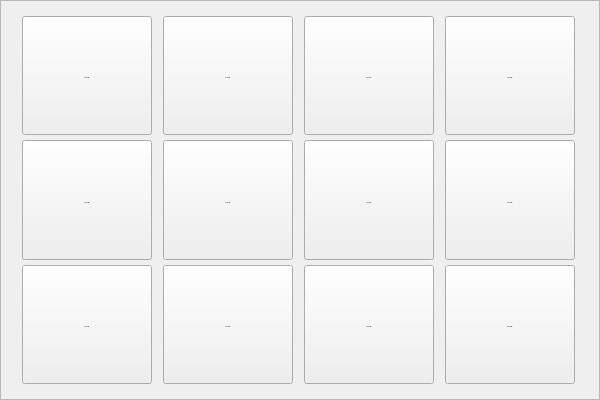
       <widget class="QStackedWidget" name="Button_stackedWidget">
        <property name="enabled">
         <bool>true</bool>
        </property>
        <property name="sizePolicy">
         <sizepolicy hsizetype="Preferred" vsizetype="Preferred">
          <horstretch>0</horstretch>
          <verstretch>0</verstretch>
         </sizepolicy>
        </property>
        <property name="minimumSize">
         <size>
          <width>600</width>
          <height>400</height>
         </size>
        </property>
        <property name="maximumSize">
         <size>
          <width>600</width>
          <height>430</height>
         </size>
        </property>
        <property name="baseSize">
         <size>
          <width>0</width>
          <height>0</height>
         </size>
        </property>
        <property name="font">
         <font>
          <pointsize>5</pointsize>
         </font>
        </property>
        <property name="cursor">
         <cursorShape>ArrowCursor</cursorShape>
        </property>
        <property name="focusPolicy">
         <enum>Qt::FocusPolicy::TabFocus</enum>
        </property>
        <property name="contextMenuPolicy">
         <enum>Qt::ContextMenuPolicy::CustomContextMenu</enum>
        </property>
        <property name="layoutDirection">
         <enum>Qt::LayoutDirection::LeftToRight</enum>
        </property>
        <property name="locale">
         <locale language="Russian" country="Russia"/>
        </property>
        <property name="frameShape">
         <enum>QFrame::Shape::StyledPanel</enum>
        </property>
        <property name="frameShadow">
         <enum>QFrame::Shadow::Plain</enum>
        </property>
        <property name="lineWidth">
         <number>1</number>
        </property>
        <property name="currentIndex">
         <number>0</number>
        </property>
        <widget class="QWidget" name="page_1">
         <property name="enabled">
          <bool>true</bool>
         </property>
         <property name="sizePolicy">
          <sizepolicy hsizetype="Expanding" vsizetype="Expanding">
           <horstretch>0</horstretch>
           <verstretch>0</verstretch>
          </sizepolicy>
         </property>
         <property name="focusPolicy">
          <enum>Qt::FocusPolicy::TabFocus</enum>
         </property>
         <property name="toolTipDuration">
          <number>-1</number>
         </property>
         <property name="layoutDirection">
          <enum>Qt::LayoutDirection::LeftToRight</enum>
         </property>
         <property name="autoFillBackground">
          <bool>false</bool>
         </property>
         <layout class="QGridLayout" name="gridLayout_2">
          <property name="leftMargin">
           <number>10</number>
          </property>
          <property name="topMargin">
           <number>10</number>
          </property>
          <property name="rightMargin">
           <number>10</number>
          </property>
          <property name="bottomMargin">
           <number>10</number>
          </property>
          <property name="spacing">
           <number>5</number>
          </property>
          <item row="0" column="0">
           <widget class="QFrame" name="Button_frame_01">
            <property name="enabled">
             <bool>true</bool>
            </property>
            <property name="sizePolicy">
             <sizepolicy hsizetype="Preferred" vsizetype="Preferred">
              <horstretch>0</horstretch>
              <verstretch>0</verstretch>
             </sizepolicy>
            </property>
            <property name="focusPolicy">
             <enum>Qt::FocusPolicy::TabFocus</enum>
            </property>
            <property name="layoutDirection">
             <enum>Qt::LayoutDirection::LeftToRight</enum>
            </property>
            <property name="frameShape">
             <enum>QFrame::Shape::NoFrame</enum>
            </property>
            <property name="frameShadow">
             <enum>QFrame::Shadow::Plain</enum>
            </property>
            <property name="lineWidth">
             <number>2</number>
            </property>
            <property name="midLineWidth">
             <number>0</number>
            </property>
            <layout class="QGridLayout" name="gridLayout">
             <property name="leftMargin">
              <number>5</number>
             </property>
             <property name="topMargin">
              <number>5</number>
             </property>
             <property name="rightMargin">
              <number>5</number>
             </property>
             <property name="bottomMargin">
              <number>5</number>
             </property>
             <property name="spacing">
              <number>5</number>
             </property>
             <item row="2" column="1">
              <widget class="QToolButton" name="butt_toolB_10">
               <property name="enabled">
                <bool>true</bool>
               </property>
               <property name="sizePolicy">
                <sizepolicy hsizetype="Expanding" vsizetype="Expanding">
                 <horstretch>0</horstretch>
                 <verstretch>0</verstretch>
                </sizepolicy>
               </property>
               <property name="minimumSize">
                <size>
                 <width>110</width>
                 <height>110</height>
                </size>
               </property>
               <property name="maximumSize">
                <size>
                 <width>130</width>
                 <height>130</height>
                </size>
               </property>
               <property name="focusPolicy">
                <enum>Qt::FocusPolicy::StrongFocus</enum>
               </property>
               <property name="text">
                <string>...</string>
               </property>
               <property name="iconSize">
                <size>
                 <width>70</width>
                 <height>70</height>
                </size>
               </property>
               <property name="checkable">
                <bool>true</bool>
               </property>
               <property name="checked">
                <bool>false</bool>
               </property>
               <property name="autoRepeatDelay">
                <number>600</number>
               </property>
               <property name="autoRepeatInterval">
                <number>300</number>
               </property>
               <property name="popupMode">
                <enum>QToolButton::ToolButtonPopupMode::DelayedPopup</enum>
               </property>
               <property name="toolButtonStyle">
                <enum>Qt::ToolButtonStyle::ToolButtonTextUnderIcon</enum>
               </property>
               <property name="applyShadow" stdset="0">
                <bool>true</bool>
               </property>
              </widget>
             </item>
             <item row="2" column="0">
              <widget class="QToolButton" name="butt_toolB_09">
               <property name="enabled">
                <bool>true</bool>
               </property>
               <property name="sizePolicy">
                <sizepolicy hsizetype="Expanding" vsizetype="Expanding">
                 <horstretch>0</horstretch>
                 <verstretch>0</verstretch>
                </sizepolicy>
               </property>
               <property name="minimumSize">
                <size>
                 <width>110</width>
                 <height>110</height>
                </size>
               </property>
               <property name="maximumSize">
                <size>
                 <width>130</width>
                 <height>130</height>
                </size>
               </property>
               <property name="focusPolicy">
                <enum>Qt::FocusPolicy::StrongFocus</enum>
               </property>
               <property name="text">
                <string>...</string>
               </property>
               <property name="iconSize">
                <size>
                 <width>70</width>
                 <height>70</height>
                </size>
               </property>
               <property name="checkable">
                <bool>true</bool>
               </property>
               <property name="checked">
                <bool>false</bool>
               </property>
               <property name="autoRepeatDelay">
                <number>600</number>
               </property>
               <property name="autoRepeatInterval">
                <number>300</number>
               </property>
               <property name="popupMode">
                <enum>QToolButton::ToolButtonPopupMode::DelayedPopup</enum>
               </property>
               <property name="toolButtonStyle">
                <enum>Qt::ToolButtonStyle::ToolButtonTextUnderIcon</enum>
               </property>
               <property name="applyShadow" stdset="0">
                <bool>true</bool>
               </property>
              </widget>
             </item>
             <item row="0" column="0">
              <widget class="QToolButton" name="butt_toolB_01">
               <property name="enabled">
                <bool>true</bool>
               </property>
               <property name="sizePolicy">
                <sizepolicy hsizetype="Expanding" vsizetype="Expanding">
                 <horstretch>0</horstretch>
                 <verstretch>0</verstretch>
                </sizepolicy>
               </property>
               <property name="minimumSize">
                <size>
                 <width>110</width>
                 <height>110</height>
                </size>
               </property>
               <property name="maximumSize">
                <size>
                 <width>130</width>
                 <height>130</height>
                </size>
               </property>
               <property name="focusPolicy">
                <enum>Qt::FocusPolicy::StrongFocus</enum>
               </property>
               <property name="text">
                <string>...</string>
               </property>
               <property name="iconSize">
                <size>
                 <width>70</width>
                 <height>70</height>
                </size>
               </property>
               <property name="checkable">
                <bool>true</bool>
               </property>
               <property name="checked">
                <bool>false</bool>
               </property>
               <property name="autoRepeatDelay">
                <number>600</number>
               </property>
               <property name="autoRepeatInterval">
                <number>300</number>
               </property>
               <property name="popupMode">
                <enum>QToolButton::ToolButtonPopupMode::DelayedPopup</enum>
               </property>
               <property name="toolButtonStyle">
                <enum>Qt::ToolButtonStyle::ToolButtonTextUnderIcon</enum>
               </property>
               <property name="applyShadow" stdset="0">
                <bool>true</bool>
               </property>
               <property name="shadowPreset" stdset="0">
                <string>button</string>
               </property>
              </widget>
             </item>
             <item row="0" column="1">
              <widget class="QToolButton" name="butt_toolB_02">
               <property name="enabled">
                <bool>true</bool>
               </property>
               <property name="sizePolicy">
                <sizepolicy hsizetype="Expanding" vsizetype="Expanding">
                 <horstretch>0</horstretch>
                 <verstretch>0</verstretch>
                </sizepolicy>
               </property>
               <property name="minimumSize">
                <size>
                 <width>110</width>
                 <height>110</height>
                </size>
               </property>
               <property name="maximumSize">
                <size>
                 <width>130</width>
                 <height>130</height>
                </size>
               </property>
               <property name="focusPolicy">
                <enum>Qt::FocusPolicy::StrongFocus</enum>
               </property>
               <property name="text">
                <string>...</string>
               </property>
               <property name="iconSize">
                <size>
                 <width>70</width>
                 <height>70</height>
                </size>
               </property>
               <property name="checkable">
                <bool>true</bool>
               </property>
               <property name="checked">
                <bool>false</bool>
               </property>
               <property name="autoRepeatDelay">
                <number>600</number>
               </property>
               <property name="autoRepeatInterval">
                <number>300</number>
               </property>
               <property name="popupMode">
                <enum>QToolButton::ToolButtonPopupMode::DelayedPopup</enum>
               </property>
               <property name="toolButtonStyle">
                <enum>Qt::ToolButtonStyle::ToolButtonTextUnderIcon</enum>
               </property>
               <property name="applyShadow" stdset="0">
                <bool>true</bool>
               </property>
               <property name="shadowPreset" stdset="0">
                <string>glow_pink</string>
               </property>
              </widget>
             </item>
             <item row="1" column="3">
              <widget class="QToolButton" name="butt_toolB_08">
               <property name="enabled">
                <bool>true</bool>
               </property>
               <property name="sizePolicy">
                <sizepolicy hsizetype="Expanding" vsizetype="Expanding">
                 <horstretch>0</horstretch>
                 <verstretch>0</verstretch>
                </sizepolicy>
               </property>
               <property name="minimumSize">
                <size>
                 <width>110</width>
                 <height>110</height>
                </size>
               </property>
               <property name="maximumSize">
                <size>
                 <width>130</width>
                 <height>130</height>
                </size>
               </property>
               <property name="focusPolicy">
                <enum>Qt::FocusPolicy::StrongFocus</enum>
               </property>
               <property name="text">
                <string>...</string>
               </property>
               <property name="iconSize">
                <size>
                 <width>70</width>
                 <height>70</height>
                </size>
               </property>
               <property name="checkable">
                <bool>true</bool>
               </property>
               <property name="checked">
                <bool>false</bool>
               </property>
               <property name="autoRepeatDelay">
                <number>600</number>
               </property>
               <property name="autoRepeatInterval">
                <number>300</number>
               </property>
               <property name="popupMode">
                <enum>QToolButton::ToolButtonPopupMode::DelayedPopup</enum>
               </property>
               <property name="toolButtonStyle">
                <enum>Qt::ToolButtonStyle::ToolButtonTextUnderIcon</enum>
               </property>
               <property name="applyShadow" stdset="0">
                <bool>true</bool>
               </property>
              </widget>
             </item>
             <item row="1" column="2">
              <widget class="QToolButton" name="butt_toolB_07">
               <property name="enabled">
                <bool>true</bool>
               </property>
               <property name="sizePolicy">
                <sizepolicy hsizetype="Expanding" vsizetype="Expanding">
                 <horstretch>0</horstretch>
                 <verstretch>0</verstretch>
                </sizepolicy>
               </property>
               <property name="minimumSize">
                <size>
                 <width>110</width>
                 <height>110</height>
                </size>
               </property>
               <property name="maximumSize">
                <size>
                 <width>130</width>
                 <height>130</height>
                </size>
               </property>
               <property name="focusPolicy">
                <enum>Qt::FocusPolicy::StrongFocus</enum>
               </property>
               <property name="text">
                <string>...</string>
               </property>
               <property name="iconSize">
                <size>
                 <width>70</width>
                 <height>70</height>
                </size>
               </property>
               <property name="checkable">
                <bool>true</bool>
               </property>
               <property name="checked">
                <bool>false</bool>
               </property>
               <property name="autoRepeatDelay">
                <number>600</number>
               </property>
               <property name="autoRepeatInterval">
                <number>300</number>
               </property>
               <property name="popupMode">
                <enum>QToolButton::ToolButtonPopupMode::DelayedPopup</enum>
               </property>
               <property name="toolButtonStyle">
                <enum>Qt::ToolButtonStyle::ToolButtonTextUnderIcon</enum>
               </property>
               <property name="applyShadow" stdset="0">
                <bool>true</bool>
               </property>
              </widget>
             </item>
             <item row="0" column="2">
              <widget class="QToolButton" name="butt_toolB_03">
               <property name="enabled">
                <bool>true</bool>
               </property>
               <property name="sizePolicy">
                <sizepolicy hsizetype="Expanding" vsizetype="Expanding">
                 <horstretch>0</horstretch>
                 <verstretch>0</verstretch>
                </sizepolicy>
               </property>
               <property name="minimumSize">
                <size>
                 <width>110</width>
                 <height>110</height>
                </size>
               </property>
               <property name="maximumSize">
                <size>
                 <width>130</width>
                 <height>130</height>
                </size>
               </property>
               <property name="focusPolicy">
                <enum>Qt::FocusPolicy::StrongFocus</enum>
               </property>
               <property name="text">
                <string>...</string>
               </property>
               <property name="iconSize">
                <size>
                 <width>70</width>
                 <height>70</height>
                </size>
               </property>
               <property name="checkable">
                <bool>true</bool>
               </property>
               <property name="checked">
                <bool>false</bool>
               </property>
               <property name="autoRepeatDelay">
                <number>600</number>
               </property>
               <property name="autoRepeatInterval">
                <number>300</number>
               </property>
               <property name="popupMode">
                <enum>QToolButton::ToolButtonPopupMode::DelayedPopup</enum>
               </property>
               <property name="toolButtonStyle">
                <enum>Qt::ToolButtonStyle::ToolButtonTextUnderIcon</enum>
               </property>
               <property name="applyShadow" stdset="0">
                <bool>true</bool>
               </property>
              </widget>
             </item>
             <item row="2" column="2">
              <widget class="QToolButton" name="butt_toolB_11">
               <property name="enabled">
                <bool>true</bool>
               </property>
               <property name="sizePolicy">
                <sizepolicy hsizetype="Expanding" vsizetype="Expanding">
                 <horstretch>0</horstretch>
                 <verstretch>0</verstretch>
                </sizepolicy>
               </property>
               <property name="minimumSize">
                <size>
                 <width>110</width>
                 <height>110</height>
                </size>
               </property>
               <property name="maximumSize">
                <size>
                 <width>130</width>
                 <height>130</height>
                </size>
               </property>
               <property name="focusPolicy">
                <enum>Qt::FocusPolicy::StrongFocus</enum>
               </property>
               <property name="text">
                <string>...</string>
               </property>
               <property name="iconSize">
                <size>
                 <width>70</width>
                 <height>70</height>
                </size>
               </property>
               <property name="checkable">
                <bool>true</bool>
               </property>
               <property name="checked">
                <bool>false</bool>
               </property>
               <property name="autoRepeatDelay">
                <number>600</number>
               </property>
               <property name="autoRepeatInterval">
                <number>300</number>
               </property>
               <property name="popupMode">
                <enum>QToolButton::ToolButtonPopupMode::DelayedPopup</enum>
               </property>
               <property name="toolButtonStyle">
                <enum>Qt::ToolButtonStyle::ToolButtonTextUnderIcon</enum>
               </property>
               <property name="applyShadow" stdset="0">
                <bool>true</bool>
               </property>
              </widget>
             </item>
             <item row="1" column="1">
              <widget class="QToolButton" name="butt_toolB_06">
               <property name="enabled">
                <bool>true</bool>
               </property>
               <property name="sizePolicy">
                <sizepolicy hsizetype="Expanding" vsizetype="Expanding">
                 <horstretch>0</horstretch>
                 <verstretch>0</verstretch>
                </sizepolicy>
               </property>
               <property name="minimumSize">
                <size>
                 <width>110</width>
                 <height>110</height>
                </size>
               </property>
               <property name="maximumSize">
                <size>
                 <width>130</width>
                 <height>130</height>
                </size>
               </property>
               <property name="focusPolicy">
                <enum>Qt::FocusPolicy::StrongFocus</enum>
               </property>
               <property name="text">
                <string>...</string>
               </property>
               <property name="iconSize">
                <size>
                 <width>70</width>
                 <height>70</height>
                </size>
               </property>
               <property name="checkable">
                <bool>true</bool>
               </property>
               <property name="checked">
                <bool>false</bool>
               </property>
               <property name="autoRepeatDelay">
                <number>600</number>
               </property>
               <property name="autoRepeatInterval">
                <number>300</number>
               </property>
               <property name="popupMode">
                <enum>QToolButton::ToolButtonPopupMode::DelayedPopup</enum>
               </property>
               <property name="toolButtonStyle">
                <enum>Qt::ToolButtonStyle::ToolButtonTextUnderIcon</enum>
               </property>
               <property name="applyShadow" stdset="0">
                <bool>true</bool>
               </property>
              </widget>
             </item>
             <item row="0" column="3">
              <widget class="QToolButton" name="butt_toolB_04">
               <property name="enabled">
                <bool>true</bool>
               </property>
               <property name="sizePolicy">
                <sizepolicy hsizetype="Expanding" vsizetype="Expanding">
                 <horstretch>0</horstretch>
                 <verstretch>0</verstretch>
                </sizepolicy>
               </property>
               <property name="minimumSize">
                <size>
                 <width>110</width>
                 <height>110</height>
                </size>
               </property>
               <property name="maximumSize">
                <size>
                 <width>130</width>
                 <height>130</height>
                </size>
               </property>
               <property name="focusPolicy">
                <enum>Qt::FocusPolicy::StrongFocus</enum>
               </property>
               <property name="text">
                <string>...</string>
               </property>
               <property name="iconSize">
                <size>
                 <width>70</width>
                 <height>70</height>
                </size>
               </property>
               <property name="checkable">
                <bool>true</bool>
               </property>
               <property name="checked">
                <bool>false</bool>
               </property>
               <property name="autoRepeatDelay">
                <number>600</number>
               </property>
               <property name="autoRepeatInterval">
                <number>300</number>
               </property>
               <property name="popupMode">
                <enum>QToolButton::ToolButtonPopupMode::DelayedPopup</enum>
               </property>
               <property name="toolButtonStyle">
                <enum>Qt::ToolButtonStyle::ToolButtonTextUnderIcon</enum>
               </property>
               <property name="applyShadow" stdset="0">
                <bool>true</bool>
               </property>
              </widget>
             </item>
             <item row="2" column="3">
              <widget class="QToolButton" name="butt_toolB_12">
               <property name="enabled">
                <bool>true</bool>
               </property>
               <property name="sizePolicy">
                <sizepolicy hsizetype="Expanding" vsizetype="Expanding">
                 <horstretch>0</horstretch>
                 <verstretch>0</verstretch>
                </sizepolicy>
               </property>
               <property name="minimumSize">
                <size>
                 <width>110</width>
                 <height>110</height>
                </size>
               </property>
               <property name="maximumSize">
                <size>
                 <width>130</width>
                 <height>130</height>
                </size>
               </property>
               <property name="focusPolicy">
                <enum>Qt::FocusPolicy::StrongFocus</enum>
               </property>
               <property name="text">
                <string>...</string>
               </property>
               <property name="iconSize">
                <size>
                 <width>70</width>
                 <height>70</height>
                </size>
               </property>
               <property name="checkable">
                <bool>true</bool>
               </property>
               <property name="checked">
                <bool>false</bool>
               </property>
               <property name="autoRepeatDelay">
                <number>600</number>
               </property>
               <property name="autoRepeatInterval">
                <number>300</number>
               </property>
               <property name="popupMode">
                <enum>QToolButton::ToolButtonPopupMode::DelayedPopup</enum>
               </property>
               <property name="toolButtonStyle">
                <enum>Qt::ToolButtonStyle::ToolButtonTextUnderIcon</enum>
               </property>
               <property name="applyShadow" stdset="0">
                <bool>true</bool>
               </property>
              </widget>
             </item>
             <item row="1" column="0">
              <widget class="QToolButton" name="butt_toolB_05">
               <property name="enabled">
                <bool>true</bool>
               </property>
               <property name="sizePolicy">
                <sizepolicy hsizetype="Expanding" vsizetype="Expanding">
                 <horstretch>0</horstretch>
                 <verstretch>0</verstretch>
                </sizepolicy>
               </property>
               <property name="minimumSize">
                <size>
                 <width>110</width>
                 <height>110</height>
                </size>
               </property>
               <property name="maximumSize">
                <size>
                 <width>130</width>
                 <height>130</height>
                </size>
               </property>
               <property name="focusPolicy">
                <enum>Qt::FocusPolicy::StrongFocus</enum>
               </property>
               <property name="text">
                <string>...</string>
               </property>
               <property name="iconSize">
                <size>
                 <width>70</width>
                 <height>70</height>
                </size>
               </property>
               <property name="checkable">
                <bool>true</bool>
               </property>
               <property name="checked">
                <bool>false</bool>
               </property>
               <property name="autoRepeatDelay">
                <number>600</number>
               </property>
               <property name="autoRepeatInterval">
                <number>300</number>
               </property>
               <property name="popupMode">
                <enum>QToolButton::ToolButtonPopupMode::DelayedPopup</enum>
               </property>
               <property name="toolButtonStyle">
                <enum>Qt::ToolButtonStyle::ToolButtonTextUnderIcon</enum>
               </property>
               <property name="applyShadow" stdset="0">
                <bool>true</bool>
               </property>
              </widget>
             </item>
            </layout>
           </widget>
          </item>
         </layout>
        </widget>
       </widget>
